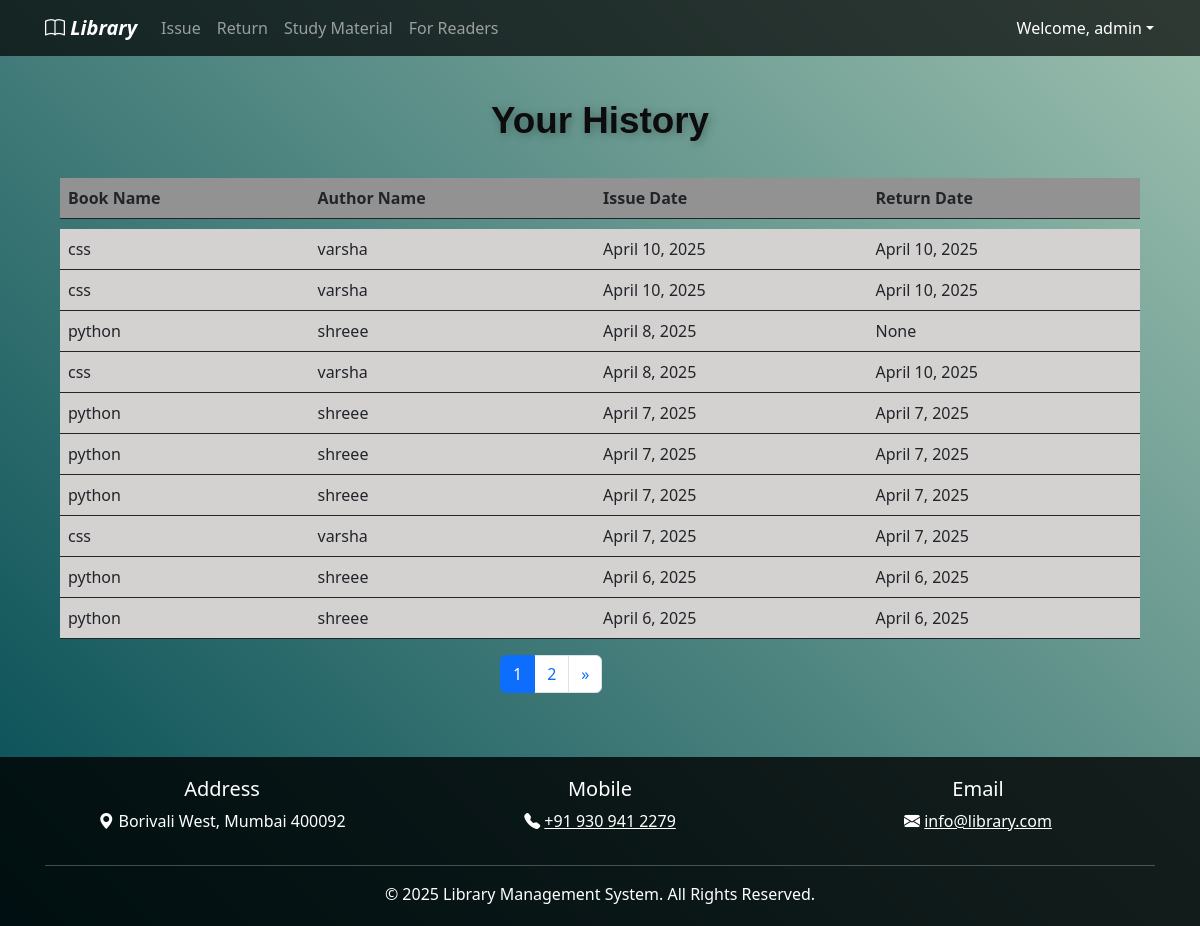
Before: /history (signed in) with the older database file.
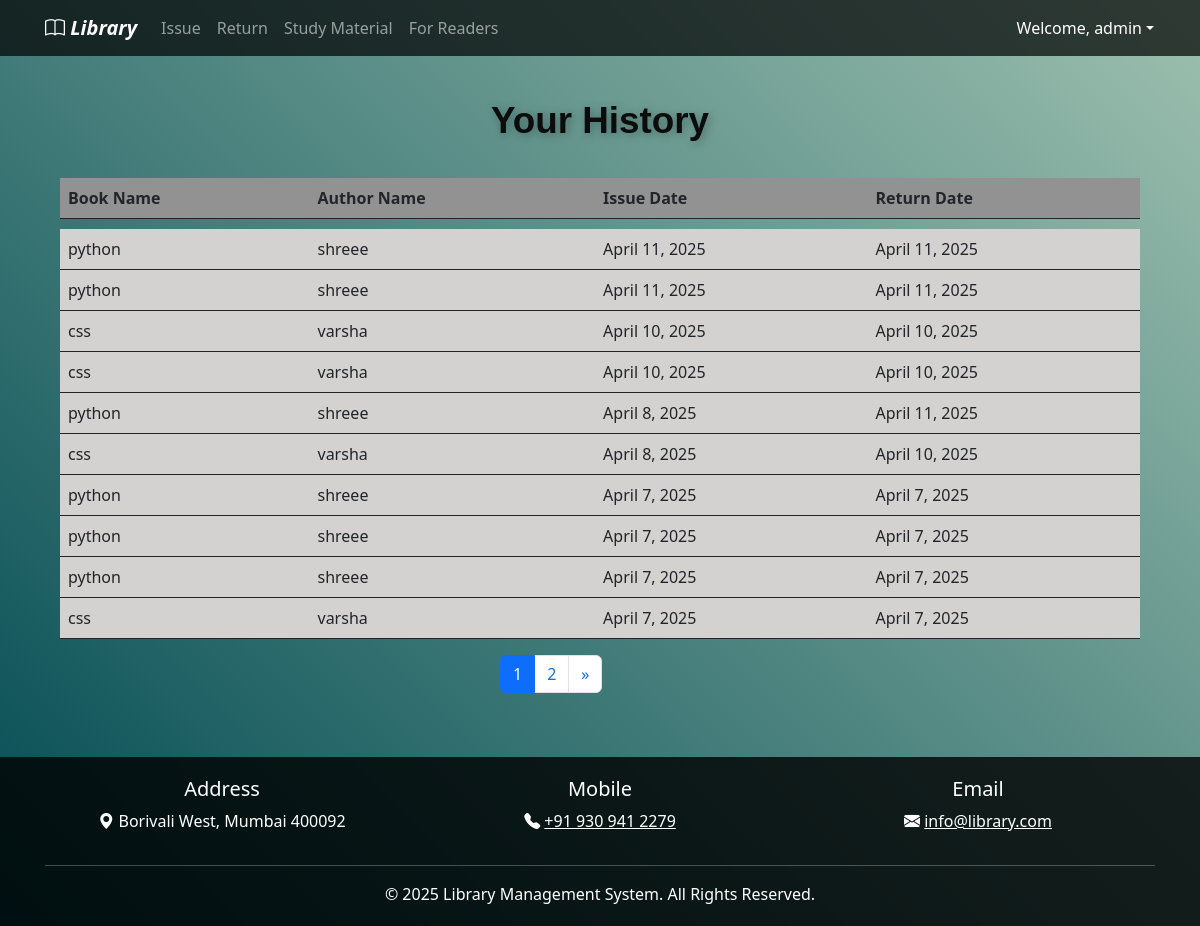
After: the same page with the newer database file.
### elibrary_app/models.py (models this page shows, shortened)
class IssuedItem(models.Model):
    book = models.ForeignKey(Book, on_delete=models.CASCADE)
    user = models.ForeignKey(User, on_delete=models.CASCADE)
    issue_date = models.DateField(default=date.today)
    expected_return_date=models.DateField()
    return_date = models.DateField(blank=True, null=True)
    @property
    def book_name(self):
        return self.book.book_name

class Book(models.Model):
    book_name = models.CharField(max_length=150)
    author_name = models.CharField(max_length=200)
    quantity = models.IntegerField(default=1)
    subject = models.CharField(max_length=2000)
    book_add_time = models.DateTimeField(default=timezone.now)  # Changed to DateTimeField for both date and time
    book_add_date = models.DateField(default=date.today)
    class Meta:
        constraints = [
            models.UniqueConstraint(fields=["book_name", "author_name"], name="unique_book_author")  # Replaced unique_together with UniqueConstraint
        ]

### elibrary_app/views.py (the view)
# urls.py: path("history", views.history, name="history"),  # History page for issued book
@login_required(login_url=reverse_lazy("login"))
def history(request):
    my_items = IssuedItem.objects.filter(user_id=request.user).order_by("-issue_date")
    paginator = Paginator(my_items, 10)
    page_number = request.GET.get("page")
    page_obj = paginator.get_page(page_number)
    return render(request, "history.html", {"books": page_obj})

### elibrary_app/templates/history.html (shortened to what this page needs)
{% extends 'base.html' %}
{% load static %}
{% block content %}
<div class="container mt-4">
    <div class="col-md-12">
        <div class="library-title">
            <span class="word">Your</span>
            <span class="word">History</span>
        </div>
    </div>
</div>
<div class="container">
    <table class="table" style="border: none;">
        <thead class="thead-dark">
            <tr style="background-color: rgb(146, 146, 146);">
                <th scope="col">Book Name</th>
                <th scope="col">Author Name</th>
                <th scope="col">Issue Date</th>
                <th scope="col">Return Date</th>
            </tr>
        </thead>
        <tr style="height: 10px;"></tr>
        <tbody >
            {% for book in books %}
            <tr style="background-color: rgb(212, 209, 209);">
                <td>{{ book.book_name }}</td>
                <td>{{ book.book.author_name }}</td>
                <td>{{ book.issue_date }}</td>
                <td>{{ book.return_date }}</td>
            </tr>
            {% empty %}
            <tr>
                <td colspan="4">No history found.</td>
            </tr>
            {% endfor %}
        </tbody>
    </table>
</div>
<div class="mx-auto" style="width: 200px">
    <nav aria-label="...">
        <ul class="pagination ms-10">
            {% for i in books.paginator.page_range %}
            <li class="page-item {% if books.number == i %}active{% endif %}">
                <a class="page-link" href="?page={{ i }}">{{ i }}</a>
            </li>
            {% endfor %}
            {% if books.has_next %}
            <li class="page-item">
                <a class="page-link" href="?page={{ books.next_page_number }}">&raquo;</a>
            </li>
            {% endif %}
        </ul>
    </nav>
</div>
{% endblock %}

Changed rows visible on the page:
no longer on this page (row unchanged): IssuedItem: book_name "python", book.author_name "shreee", issue_date "April 6, 2025", return_date "April 6, 2025"
no longer on this page (row unchanged): IssuedItem: book_name "python", book.author_name "shreee", issue_date "April 6, 2025", return_date "April 6, 2025"
added IssuedItem: book_name "python", book.author_name "shreee", issue_date "April 11, 2025", return_date "April 11, 2025"
added IssuedItem: book_name "python", book.author_name "shreee", issue_date "April 11, 2025", return_date "April 11, 2025"
changed IssuedItem (number 5 of 10 on the later page): return_date "None" → "April 11, 2025"
